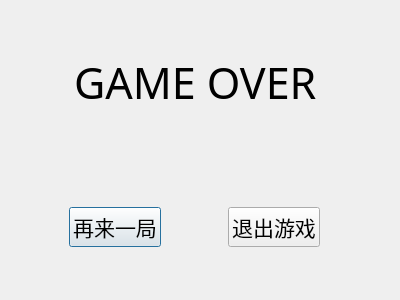
<?xml version="1.0" encoding="UTF-8"?>
<ui version="4.0">
 <class>GameOver</class>
 <widget class="QDialog" name="GameOver">
  <property name="geometry">
   <rect>
    <x>0</x>
    <y>0</y>
    <width>400</width>
    <height>300</height>
   </rect>
  </property>
  <property name="windowTitle">
   <string>Dialog</string>
  </property>
  <layout class="QVBoxLayout" name="verticalLayout">
   <item>
    <spacer name="verticalSpacer_2">
     <property name="orientation">
      <enum>Qt::Vertical</enum>
     </property>
     <property name="sizeHint" stdset="0">
      <size>
       <width>20</width>
       <height>40</height>
      </size>
     </property>
    </spacer>
   </item>
   <item>
    <widget class="QWidget" name="widget" native="true">
     <layout class="QHBoxLayout" name="horizontalLayout">
      <item>
       <spacer name="horizontalSpacer">
        <property name="orientation">
         <enum>Qt::Horizontal</enum>
        </property>
        <property name="sizeHint" stdset="0">
         <size>
          <width>64</width>
          <height>20</height>
         </size>
        </property>
       </spacer>
      </item>
      <item>
       <widget class="QLabel" name="label">
        <property name="font">
         <font>
          <family>华文彩云</family>
          <pointsize>32</pointsize>
         </font>
        </property>
        <property name="text">
         <string>GAME OVER</string>
        </property>
       </widget>
      </item>
      <item>
       <spacer name="horizontalSpacer_2">
        <property name="orientation">
         <enum>Qt::Horizontal</enum>
        </property>
        <property name="sizeHint" stdset="0">
         <size>
          <width>72</width>
          <height>20</height>
         </size>
        </property>
       </spacer>
      </item>
     </layout>
    </widget>
   </item>
   <item>
    <spacer name="verticalSpacer">
     <property name="orientation">
      <enum>Qt::Vertical</enum>
     </property>
     <property name="sizeHint" stdset="0">
      <size>
       <width>20</width>
       <height>77</height>
      </size>
     </property>
    </spacer>
   </item>
   <item>
    <widget class="QWidget" name="widget_2" native="true">
     <layout class="QHBoxLayout" name="horizontalLayout_2">
      <item>
       <spacer name="horizontalSpacer_3">
        <property name="orientation">
         <enum>Qt::Horizontal</enum>
        </property>
        <property name="sizeHint" stdset="0">
         <size>
          <width>40</width>
          <height>20</height>
         </size>
        </property>
       </spacer>
      </item>
      <item>
       <widget class="QPushButton" name="pushButtonAgain">
        <property name="font">
         <font>
          <pointsize>16</pointsize>
         </font>
        </property>
        <property name="text">
         <string>再来一局</string>
        </property>
       </widget>
      </item>
      <item>
       <spacer name="horizontalSpacer_4">
        <property name="orientation">
         <enum>Qt::Horizontal</enum>
        </property>
        <property name="sizeHint" stdset="0">
         <size>
          <width>61</width>
          <height>20</height>
         </size>
        </property>
       </spacer>
      </item>
      <item>
       <widget class="QPushButton" name="pushButtonExit">
        <property name="font">
         <font>
          <pointsize>16</pointsize>
         </font>
        </property>
        <property name="text">
         <string>退出游戏</string>
        </property>
       </widget>
      </item>
      <item>
       <spacer name="horizontalSpacer_5">
        <property name="orientation">
         <enum>Qt::Horizontal</enum>
        </property>
        <property name="sizeHint" stdset="0">
         <size>
          <width>60</width>
          <height>20</height>
         </size>
        </property>
       </spacer>
      </item>
     </layout>
    </widget>
   </item>
   <item>
    <spacer name="verticalSpacer_3">
     <property name="orientation">
      <enum>Qt::Vertical</enum>
     </property>
     <property name="sizeHint" stdset="0">
      <size>
       <width>20</width>
       <height>40</height>
      </size>
     </property>
    </spacer>
   </item>
  </layout>
 </widget>
 <resources/>
 <connections/>
</ui>
